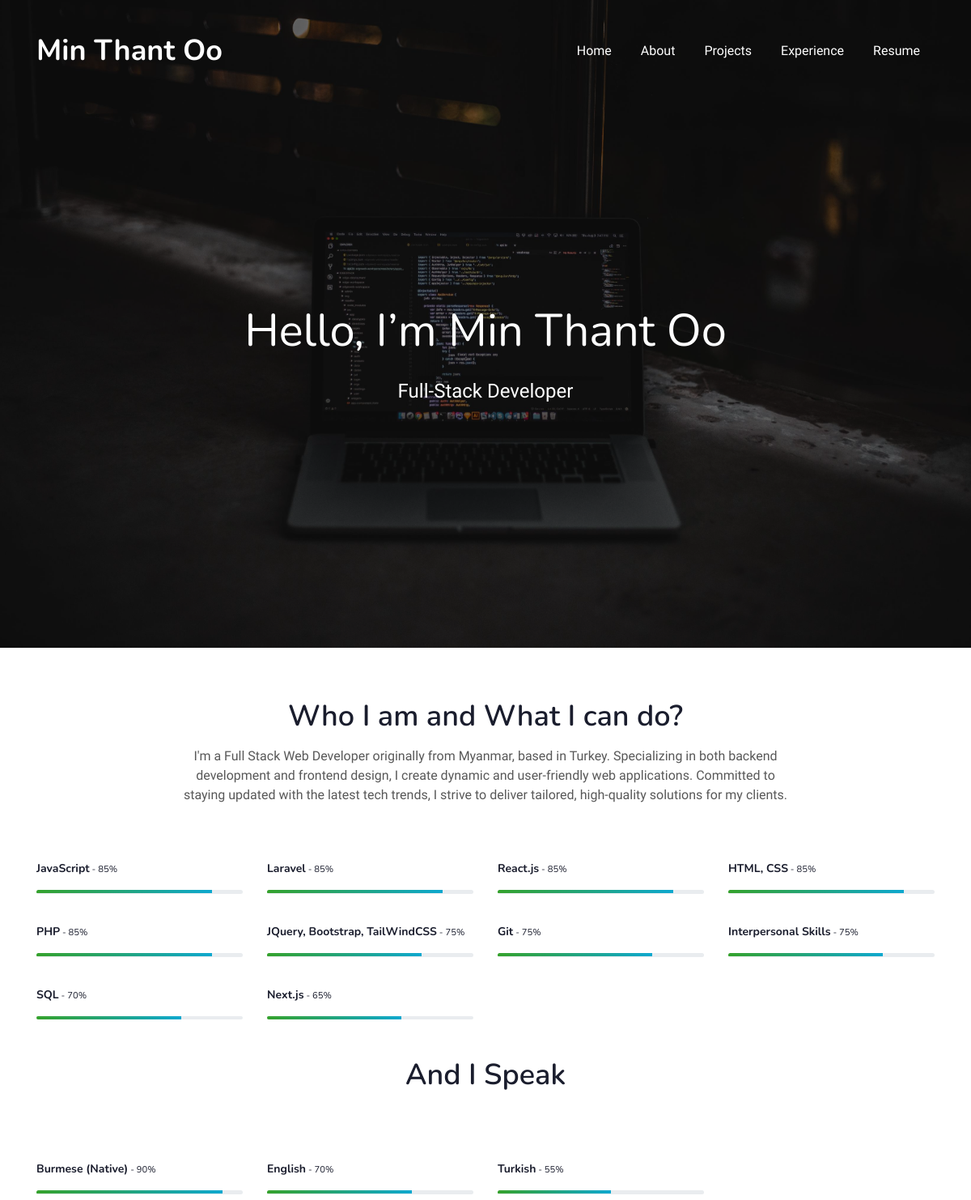
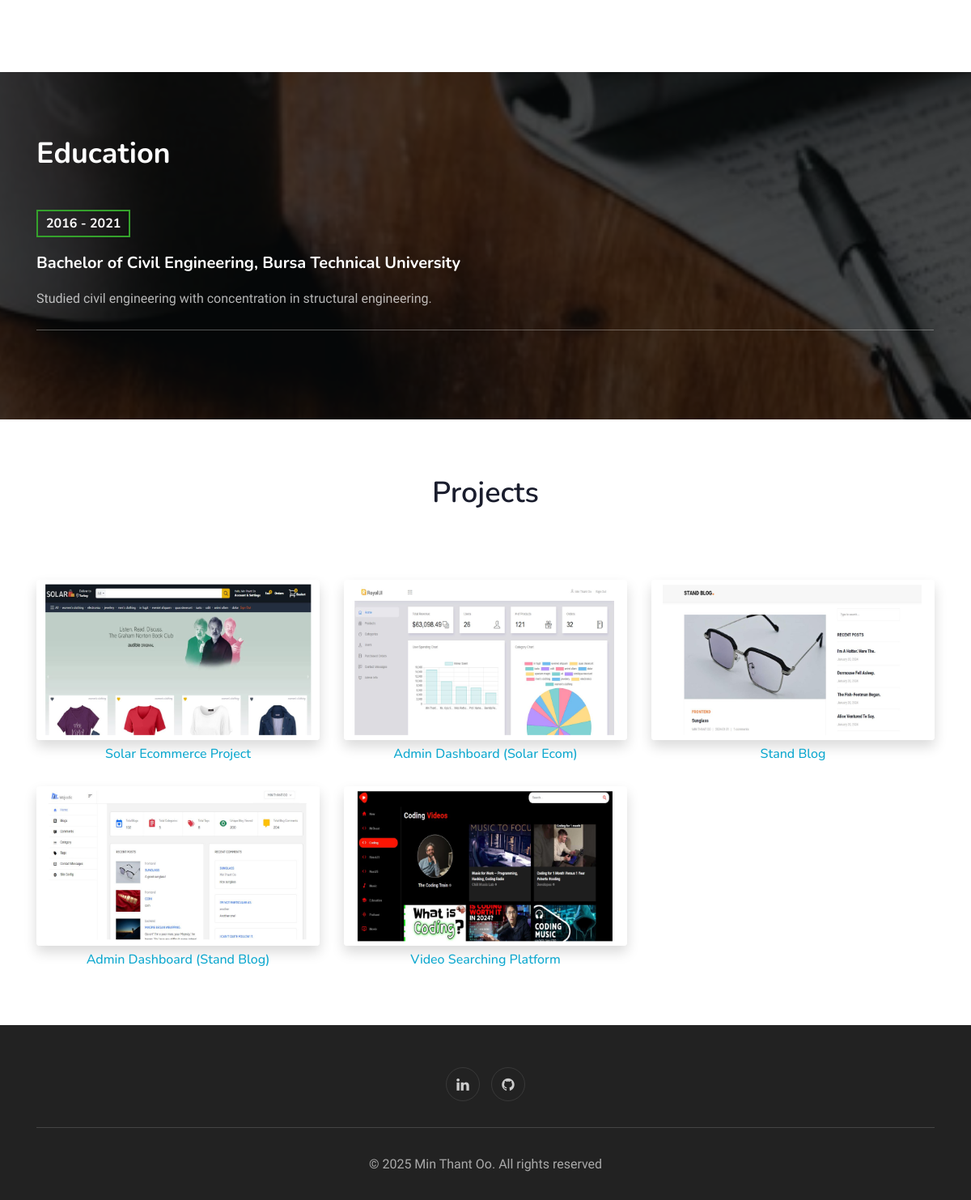
Before: / with the older database file (2 pictures, top to bottom).
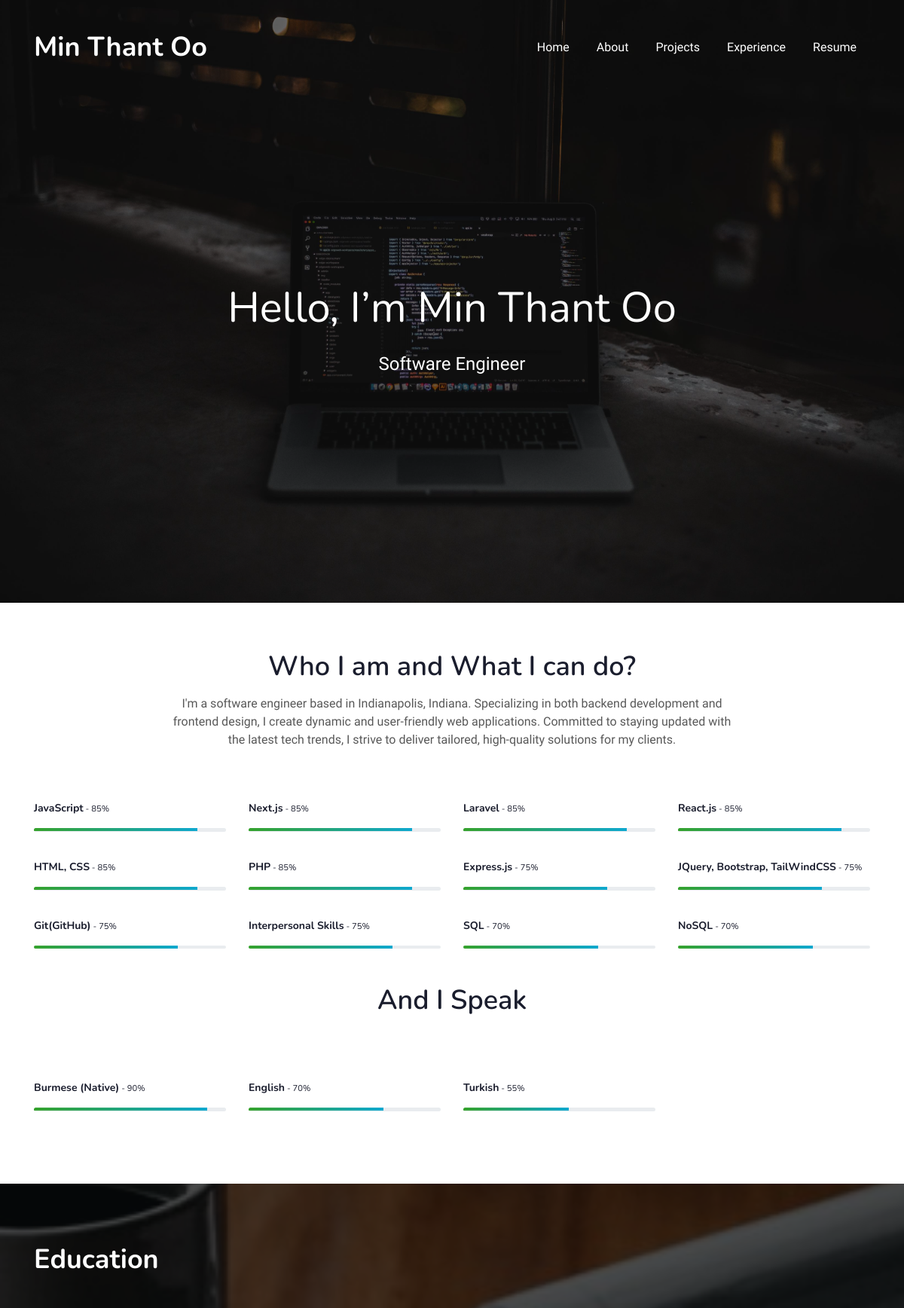
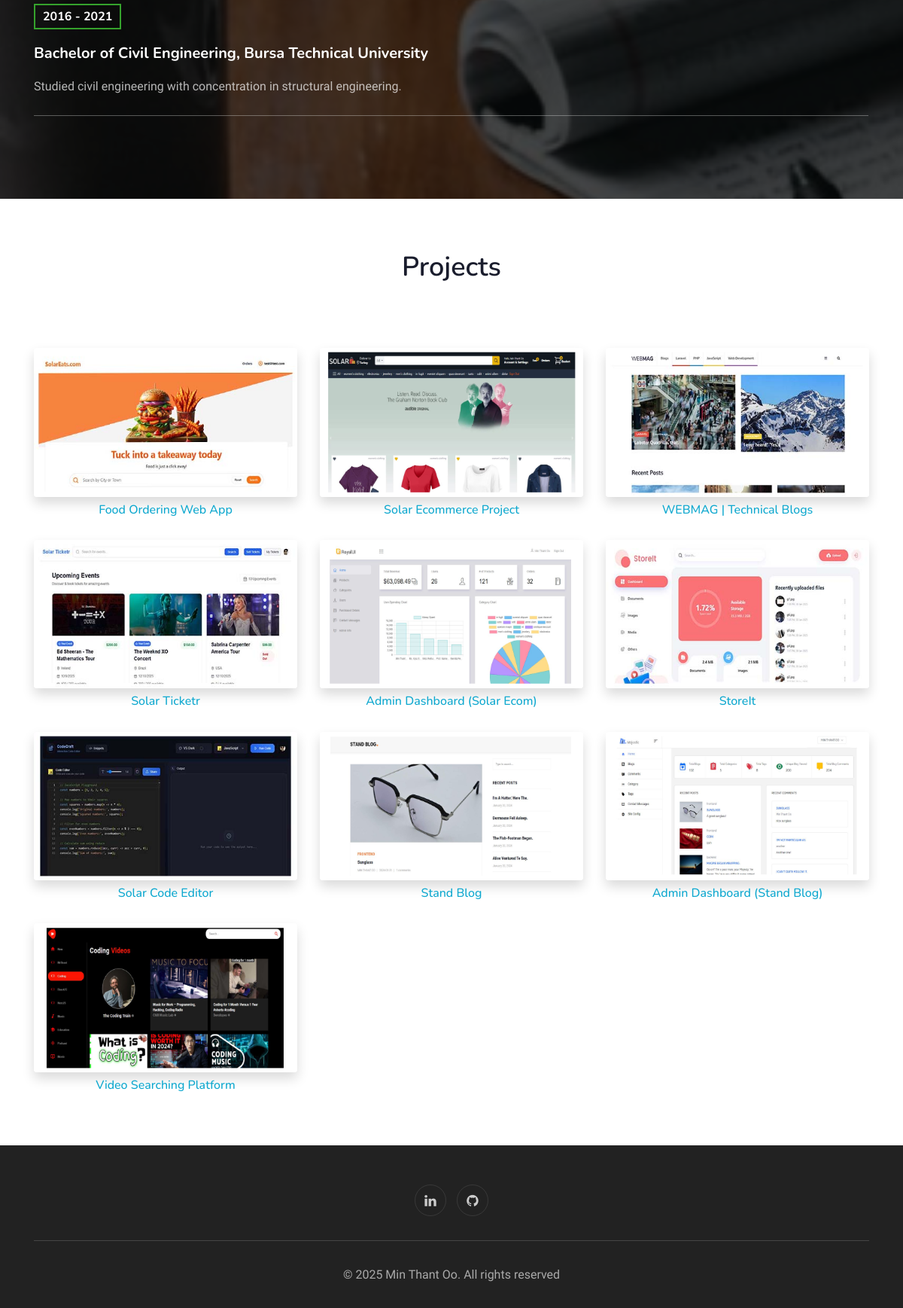
After: the same page with the newer database file (2 pictures, top to bottom).
### tables this page shows
CREATE TABLE `setting` (
  `id` int(11) NOT NULL,
  `name` varchar(50) NOT NULL,
  `web_title` varchar(50) NOT NULL,
  `title` text NOT NULL,
  `sub_title` text NOT NULL,
  `profile_image` text NOT NULL,
  `skill_intro` text NOT NULL,
  `hire_content` text NOT NULL,
  `github` varchar(100) NOT NULL,
  `facebook` varchar(100) NOT NULL,
  `instagram` varchar(100) NOT NULL,
  `linkedin` varchar(100) NOT NULL,
  `dribble` varchar(100) NOT NULL,
  `behance` varchar(100) NOT NULL,
  `copyright` text NOT NULL,
  `address` text NOT NULL,
  `phone_no` varchar(20) NOT NULL,
  `contact_email` varchar(50) NOT NULL,
  `resume` varchar(100) NOT NULL
);

CREATE TABLE `skill` (
  `id` int(11) NOT NULL,
  `name` varchar(150) NOT NULL,
  `percentage` int(11) NOT NULL,
  `skill_order` int(11) NOT NULL,
  `status` tinyint(1) NOT NULL DEFAULT 0
);

CREATE TABLE `project` (
  `id` int(11) NOT NULL,
  `slug` varchar(150) NOT NULL,
  `date` date NOT NULL,
  `creator` varchar(150) NOT NULL,
  `title` varchar(255) NOT NULL,
  `subtitle` varchar(255) NOT NULL,
  `banner` varchar(255) NOT NULL,
  `thumbnail` varchar(255) NOT NULL,
  `content` text NOT NULL,
  `display_order` int(11) NOT NULL
);

### config/db_connection.php (called while the page is built, shortened)
<?php
$SERVER_NAME = "localhost";
$USERNAME = "root";
$PASSWORD = "";
$DB_NAME = 'profile';
$PORT = 3306;
$connection = mysqli_connect($SERVER_NAME, $USERNAME, $PASSWORD, $DB_NAME, $PORT);
mysqli_set_charset($connection, "utf8") or die('Could not connect: ' . mysqli_connect_error());
$setting_sql = "SELECT * FROM `setting` where id = 1;";
$SETTING = mysqli_query($connection, $setting_sql);
$SETTING = mysqli_fetch_assoc($SETTING);

### home_sub_html/skills.php (the view)
<section class="w3l-about " id="about">
    <div class="skills-bars py-5">
        <div class="container py-md-3">
            <div class="heading text-center mx-auto">
                <h3 class="head">Who I am and What I can do?</h3>
                <p class="my-3 head"><?php echo $SETTING['skill_intro'] ?></p>
            </div>
            <div class="row mt-5 pt-3">
                <?php
                $skill_sql = "SELECT * FROM `skill` WHERE `status`='1' ORDER BY `percentage` DESC;";
                $skills = mysqli_query($connection, $skill_sql);
                while($row = mysqli_fetch_assoc($skills)){
                    ?>
                    <div class="col-lg-3 col-md-3 col-sm-6 skills-bar-grids mb-4 pb-2">
                        <h4><?php echo $row['name']; ?><small> - <?php echo $row['percentage']; ?>%</small></h4>
                        <div class="progress">
                            <div class="progress-bar progress-bar-striped bg-color" role="progressbar"
                                 style="width: <?php echo $row['percentage']; ?>% ;height:4px;" aria-valuenow="<?php echo $row['percentage']; ?>" aria-valuemin="0" aria-valuemax="100">
                            </div>
                        </div>
                    </div>
                    <?php
                }
                ?>
            </div>
            <div class="heading text-center mx-auto py-3 justify-content-center">
                <h3 class="head">And I Speak</h3>
            </div>
            <div class="row mt-5 pt-3">
                <div class="col-lg-3 col-md-3 col-sm-6 skills-bar-grids mb-4 pb-2">
                    <h4>Burmese (Native)<small> - 90%</small></h4>
                    <div class="progress">
                        <div class="progress-bar progress-bar-striped bg-color" role="progressbar"
                             style="width: 90% ;height:4px;" aria-valuenow="90" aria-valuemin="0" aria-valuemax="100">
                        </div>
                    </div>
                </div>
                <div class="col-lg-3 col-md-3 col-sm-6 skills-bar-grids mb-4 pb-2">
                    <h4>English<small> - 70%</small></h4>
                    <div class="progress">
                        <div class="progress-bar progress-bar-striped bg-color" role="progressbar"
                             style="width: 70% ;height:4px;" aria-valuenow="70" aria-valuemin="0" aria-valuemax="100">
                        </div>
                    </div>
                </div>
                <div class="col-lg-3 col-md-3 col-sm-6 skills-bar-grids mb-4 pb-2">
                    <h4>Turkish<small> - 55%</small></h4>
                    <div class="progress">
                        <div class="progress-bar progress-bar-striped bg-color" role="progressbar"
                             style="width: 55% ;height:4px;" aria-valuenow="55" aria-valuemin="0" aria-valuemax="100">
                        </div>
                    </div>
                </div>
            </div>
        </div>
    </div>
</section>

### index.php (shortened to what this page needs)
<?php
$base_path = $_SERVER['DOCUMENT_ROOT'];
include_once $base_path . '/config/db_connection.php';
?>
<!doctype html>
<html lang="en">
<?php include_once $base_path . '/home_sub_html/header.php' ?>
<body>
    <?php include_once $base_path . '/home_sub_html/navbar.php' ?>
    <section class="w3l-main-banner" id="home">
        <div class="companies20-content">
            <div class="companies-wrapper">
                <div class="item">
                    <div class="slider-info banner-view text-center">
                        <div class="banner-info container">
                            <?php echo $SETTING['title'] . $SETTING['sub_title'];
                            ?>
                        </div>
                    </div>
                </div>
            </div>
        </div>
    </section>
    <?php include_once $base_path . '/home_sub_html/skills.php' ?>
    <?php include_once $base_path . '/home_sub_html/work_and_experience.php' ?>
    <?php include_once $base_path . '/home_sub_html/home_projects.php' ?>
    <?php include_once $base_path . '/home_sub_html/footer.php' ?>
</body>
</html>

### home_sub_html/header.php (shortened to what this page needs)
<head>
    <link rel="stylesheet" href="/assets/css/style-starter.css?version=5">
</head>

### home_sub_html/navbar.php (shortened to what this page needs)
<section class="w3l-bootstrap-header">
    <nav class="navbar navbar-expand-lg navbar-light py-lg-3 py-2">
        <div class="container">
            <a class="navbar-brand" href="/"><?php echo $SETTING['web_title']; ?></a>
            <div class="collapse navbar-collapse" id="navbarSupportedContent">
                <ul class="navbar-nav ml-auto">
                    <li class="nav-item">
                        <a class="nav-link" href="/">Home</a>
                    </li>
                    <li class="nav-item">
                        <a class="nav-link" href="/#about">About</a>
                    </li>
                    <li class="nav-item">
                        <a class="nav-link" href="/#portfolio">Projects</a>
                    </li>
                    <li class="nav-item">
                        <a class="nav-link" href="/#experience">Experience</a>
                    </li>
                    <li class="nav-item">
                        <a target="_blank" class="nav-link" href="/cv/resume.pdf">Resume</a>
                    </li>
                </ul>
            </div>
        </div>
    </nav>
</section>

### home_sub_html/work_and_experience.php (shortened to what this page needs)
<section class="services-12" id="experience">
    <div class="form-12-content">
        <div class="container">
            <div class="row">
                <div class="col-12 p- m-0 mb-5">
                    <h3 class="">Education</h3>
                </div>
                <div class="col-12 p- pr-3 m-0">
                    <div class="experience-top">
                        <h5>2016 - 2021</h5>
                        <h4>Bachelor of Civil Engineering, Bursa Technical University</h4>
                        <p class="my-3 text-white">Studied civil engineering with concentration in structural engineering.</p>
                    </div>
                </div>
            </div>
        </div>
    </div>
</section>

### home_sub_html/home_projects.php (shortened to what this page needs)
<?php
$projects_sql = "SELECT * FROM `project` ORDER BY `display_order`";
$projects = mysqli_query($connection, $projects_sql);
if ($projects) {
    $projects = mysqli_fetch_all($projects, MYSQLI_ASSOC);
} else {
    die(mysqli_error($connection));
}
?>
<div class="products-4" id="portfolio">
    <div id="products4-block" class="text-center">
        <div class="container">
            <div class="heading text-center mx-auto mb-5">
                <h3 class="head">Projects</h3>
            </div>
            <section id="content1" class="tab-content text-left">
                <div class="d-grid grid-col-3">
                    <?php foreach ($projects as $project) { ?>
                        <div class="product">
                            <a href="/project/?project=<?php echo $project['slug']; ?>">
                                <figure>
                                    <div class="blg-img">
                                        <img src="<?php echo $project['thumbnail']; ?>" alt=" " class="shadow img-responsive img-fluid">
                                        <div class="bl-top pt-2 text-center">
                                            <h6><?php echo $project['title']; ?></h6>
                                        </div>
                                    </div>
                                </figure>
                            </a>
                        </div>
                    <?php } ?>
                </div>
            </section>
        </div>
    </div>
</div>

### home_sub_html/footer.php (shortened to what this page needs)
<section class="w3l-footer-29-main" id="footer">
    <div class="footer-29 text-center">
        <div class="container">
            <div class="main-social-footer-29">
                <a href="<?php echo $SETTING['linkedin']; ?>" target="_blank" class="linkedin"><span class="fa fa-linkedin"></span></a>
                <a href="<?php echo $SETTING['github']; ?>" target="_blank" class="linkedin"><span class="fa fa-github"></span></a>
            </div>
            <div class="bottom-copies text-center">
                <p class="copy-footer-29">© <?php echo date("Y"); ?> Min Thant Oo. All rights reserved </p>
            </div>
        </div>
    </div>
</section>

Changed rows visible on the page:
changed setting "Hello, I’m Min Thant Oo": sub_title "Full-Stack Developer" → "Software Engineer"; skill_intro "I'm a Full Stack Web Developer originally from Myanmar, based in Turkey. Specializing in both backend…" → "I'm a software engineer based in Indianapolis, Indiana. Specializing in both backend…"
changed skill "Next.js": percentage "65" → "85"; moves up the list
added skill: name "Express.js", percentage "75"
changed skill: name "Git" → "Git(GitHub)"
added skill: name "NoSQL", percentage "70"
added project: shows a picture, title "Food Ordering Web App"
added project: shows a picture, title "WEBMAG | Technical Blogs"
added project: shows a picture, title "Solar Ticketr"
added project: shows a picture, title "StoreIt"
added project: shows a picture, title "Solar Code Editor"
